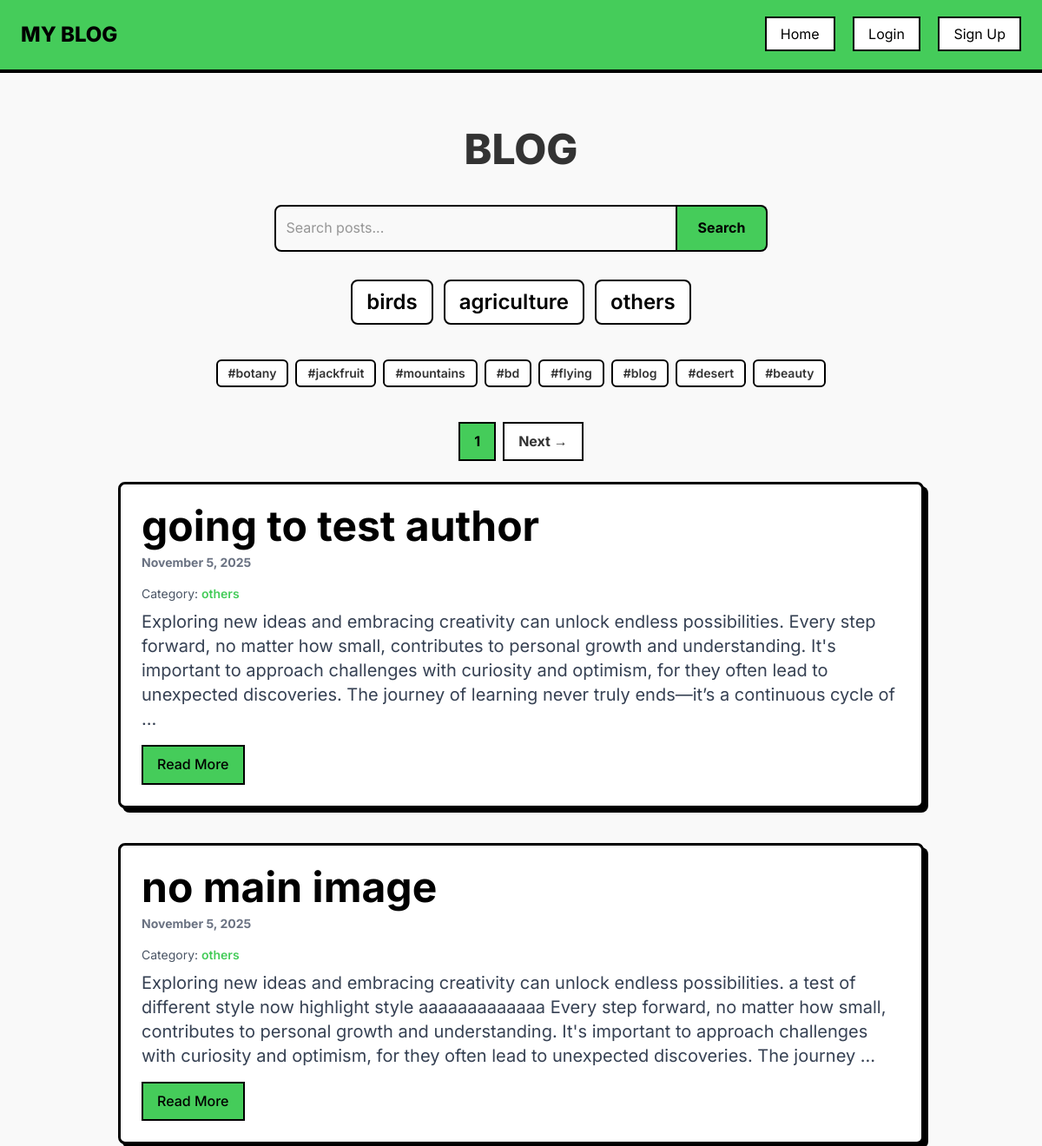
Before: / (upper part) with the older database file.
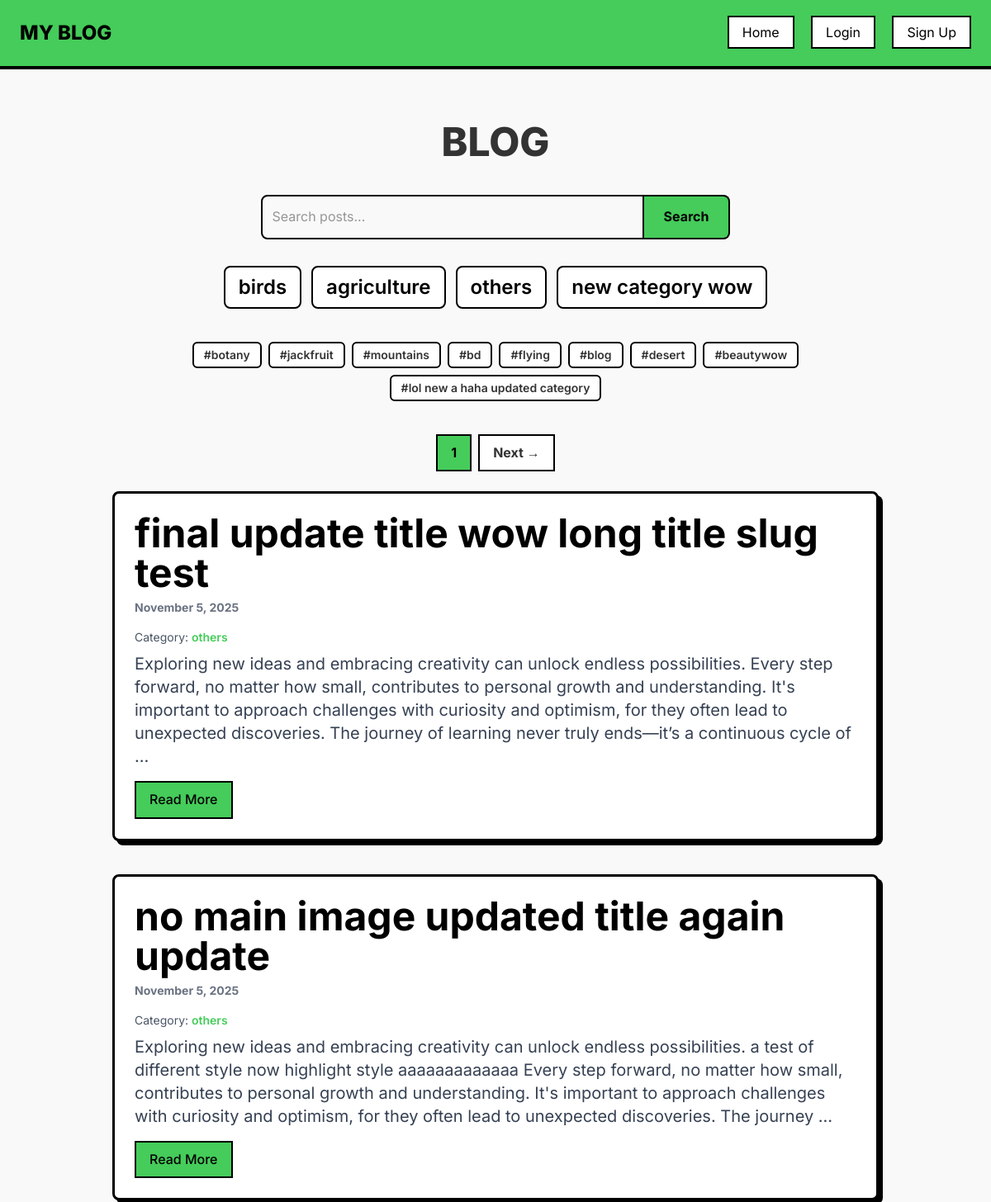
After: the same page with the newer database file.
### blog/models.py (models this page shows, shortened)
class Category(models.Model):
    name = models.CharField(max_length=100, unique=True)
    slug = models.SlugField(unique=True, blank=True)

class Tag(models.Model):
    name = models.CharField(max_length=50, unique=True)
    slug = models.SlugField(unique=True, blank=True)

class BlogPost(models.Model):
    title = models.CharField(max_length=255)
    slug = models.SlugField(unique=True, blank=True)
    category = models.ForeignKey('Category', on_delete=models.SET_NULL, null=True, related_name='posts')
    tags = models.ManyToManyField('Tag', blank=True, related_name='posts')
    content = RichTextField()
    image = models.ImageField(upload_to='blog_images/', blank=True, null=True)
    author = models.ForeignKey(User, on_delete=models.SET_NULL, null=True, blank=True)
    created_at = models.DateTimeField(auto_now_add=True)
    updated_at = models.DateTimeField(auto_now=True)

### blog/views.py (the view)
# urls.py: path('', views.blog_list, name='blog_list'),
def blog_list(request):
    posts = BlogPost.objects.all().order_by('-created_at')
    paginator = Paginator(posts, 6)  # 6 posts per page
    page_number = request.GET.get('page')
    page_obj = paginator.get_page(page_number)
    categories = Category.objects.all()
    tags = Tag.objects.all()
    return render(request, 'blog/blog_list.html', {
        'page_obj': page_obj,
        'categories': categories,
        'tags': tags,
    })

### blog/templates/blog/blog_list.html (shortened to what this page needs)
{% extends 'base.html' %}
{% block content %}
<div class="container mx-auto px-6 py-10">
  <h1 class="text-5xl font-extrabold text-center mb-10 uppercase">Blog</h1>
  <form action="{% url 'search_posts' %}" method="get" class="mb-8 flex justify-center">
    <input
        type="text"
        name="q"
        value="{{ search_query|default:'' }}"
        placeholder="Search posts..."
        class="border-2 border-black p-3 w-1/2 focus:outline-none rounded-l-lg"
      >
      <button
        type="submit"
        class="bg-treegreen border-2 border-black px-6 font-bold text-black hover:bg-black hover:text-treegreen transition rounded-r-lg border-l-0">
        Search
      </button>
  </form>
  <div class="flex flex-wrap justify-center gap-3 mb-10">
    {% for category in categories %}
      {% if selected_category == category %}
        <a href="{% url 'category_posts' category.slug %}?deselect=1"
           class="border-2 border-black text-2xl px-4 py-2 font-semibold bg-treegreen text-black transition rounded-lg">
          {{ category.name }}
        </a>
      {% else %}
        <a href="{% url 'category_posts' category.slug %}"
           class="border-2 border-black text-2xl px-4 py-2 font-semibold bg-white text-black hover:bg-treegreen transition rounded-lg">
          {{ category.name }}
        </a>
      {% endif %}
    {% endfor %}
  </div>
  <div class="flex flex-wrap justify-center gap-2 mb-10">
    {% for tag in tags %}
      {% if selected_tag == tag %}
        <a href="{% url 'tag_posts' tag.slug %}?deselect=1"
           class="inline-block border-2 border-black px-3 py-1 font-semibold text-sm bg-treegreen rounded-md">
          #{{ tag.name }}
        </a>
      {% else %}
        <a href="{% url 'tag_posts' tag.slug %}"
           class="inline-block border-2 border-black px-3 py-1 font-semibold text-sm bg-white hover:bg-treegreen rounded-md">
          #{{ tag.name }}
        </a>
      {% endif %}
    {% endfor %}
  </div>
  {% if page_obj.has_other_pages %}
    <div class="flex justify-center mt-10 mb-6 space-x-2">
      <span class="px-4 py-2 border-2 border-black bg-treegreen text-black font-bold">{{ page_obj.number }}</span>
      {% if page_obj.has_next %}
        <a href="?page={{ page_obj.next_page_number }}" class="border-2 border-black px-4 py-2 font-bold bg-white hover:bg-treegreen">Next →</a>
      {% endif %}
    </div>
  {% endif %}
  <div class="flex flex-col gap-10">
    {% for post in page_obj %}
      <div class="neo-card bg-white p-6 rounded-lg flex flex-col md:flex-row {% if forloop.counter|divisibleby:2 %}md:flex-row-reverse{% endif %} items-center gap-6">
        <div class="flex-1 text-left">
          <h2 class="text-5xl font-bold mb-2 text-black">{{ post.title }}</h2>
          <p class="text-sm text-gray-500 mb-4 font-bold">{{ post.created_at|date:"F j, Y" }}</p>
          {% if post.category %}
            <p class="text-sm text-gray-600 mb-2">
              Category:
              <a href="{% url 'category_posts' post.category.slug %}" class="text-treegreen hover:text-black font-semibold">
                {{ post.category.name }}
              </a>
            </p>
          {% endif %}
          <p class="text-gray-700 text-xl mb-4">{{ post.content|striptags|truncatewords:50|safe }}</p>
          <a href="{% url 'blog_detail' post.slug %}"
            class="inline-block px-4 py-2 bg-treegreen border-2 border-black text-black font-medium hover:bg-black hover:text-treegreen transition">
            Read More
          </a>
        </div>
      </div>
    {% empty %}
      <p class="text-center text-gray-500">No posts found.</p>
    {% endfor %}
  </div>
</div>
{% endblock %}

### blog/templates/base.html (shortened to what this page needs)
<!DOCTYPE html>
<html lang="en">
<head>
    <script src="https://cdn.jsdelivr.net/npm/@tailwindcss/browser@4"></script>
</head>
<body class="bg-white text-black">
    <nav class="flex flex-wrap justify-between items-center p-6 bg-treegreen border-b-4 border-black">
        <h1 class="text-2xl font-extrabold uppercase text-black">My Blog</h1>
        <div class="space-x-4 mt-4 sm:mt-0">
            <a href="/" class="px-4 py-2 border-2 border-black bg-white text-black hover:bg-[#FFFF00] hover:text-treegreen transition">Home</a>
            {% if user.is_authenticated %}
                <span class="text-black font-semibold">Hello, {{ user.username }}</span>
                <form action="{% url 'logout' %}" method="post" class="inline">
                    {% csrf_token %}
                    <button type="submit" class="px-4 py-2 border-2 border-black bg-white text-black hover:bg-[#FFFF00] hover:text-treegreen transition">
                        Logout
                    </button>
                </form>
            {% else %}
                <a href="{% url 'login' %}" class="px-4 py-2 border-2 border-black bg-white text-black hover:bg-[#FFFF00] hover:text-treegreen transition">Login</a>
                <a href="{% url 'signup' %}" class="px-4 py-2 border-2 border-black bg-white text-black hover:bg-[#FFFF00] hover:text-treegreen transition">Sign Up</a>
            {% endif %}
        </div>
    </nav>
    <div class="container mx-auto p-6">
        {% block content %}{% endblock %}
    </div>
</body>
</html>

### blog/templates/base.html (style rules this page uses)
:root { --treegreen: #45cc5a; }
.bg-treegreen { background-color: var(--treegreen); }
.text-treegreen { color: var(--treegreen); }
.neo-card { border: 3px solid black; box-shadow: 5px 5px 0 black; transition: all 0.2s ease; }
body { font-family: 'Inter', sans-serif; line-height: 1.6; color: #333; background-color: #f9f9f9; }

Changed rows visible on the page:
added Category: name "new category wow"
changed Tag: name "beauty" → "beautywow"
added Tag: name "lol new a haha updated category"
changed BlogPost: title "going to test author" → "final update title wow long title slug test"
changed BlogPost: title "no main image" → "no main image updated title again update"
